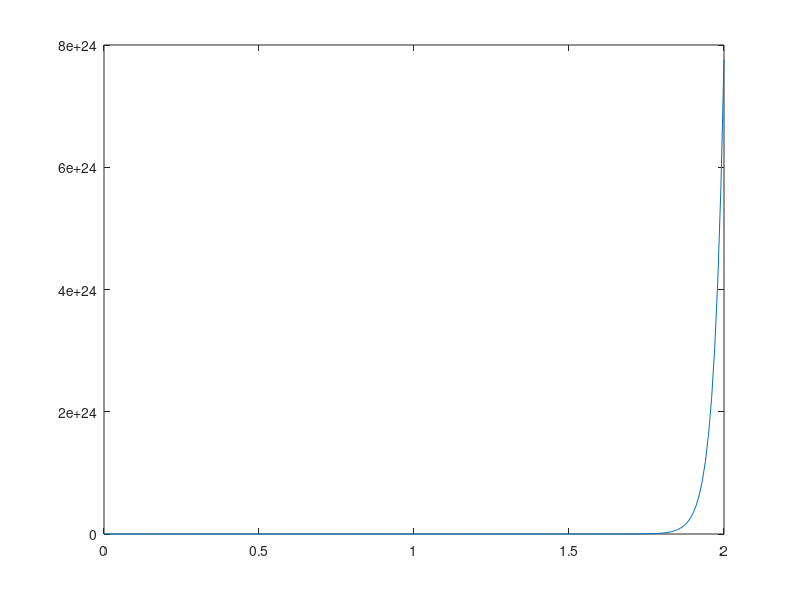

The MATLAB script that drew this image: (Note: this script raises an error after producing the figure.)
% SS system transformation Observabikity ananlysis full state feedback and observer design , MATLAB commands
% Magnetically suspended ball
% m=0.05
% k=0.0001
% L=0.01
% R=1
% g=9.8
% h=0.01
% I=7

A=[0 1 0;980 0 -2.8;0 0 -100];

B=[0;0;100];

C=[1 0 0];

D=0;

poles=eig(A)

fprintf("the value of poles is %d",poles)

% if one of the poles has real part then it is open loop sys
t=0:0.01:2;

%this u is for step input
% u=0.001*ones(size(t));
%this u is for no input
u=zeros(size(t));
x0=[0.01 0 0];
sys=ss(A,B,C,D);
 [y,t,x]=lsim(sys,u,t,x0);
% lsim is used to get response 
plot(t,y)
% controllabity and observability
Pc=ctrb(A,B);
Po=obsv(A,C);
rankpc=det(Pc);
rankpo=det(Po);

% L=>observer gain
% K=>controller gain

op1=-100;
op2=-10i;
op3=-102;
% sys=ss(A,B,C,D);
L=place(A',C',[op1 op2 op3])';
p1=-20+20i;
p2=-20-20i;
p3=-100;
K=place(A,B,[p1 p2 p3]);
Nbar=rscale(sys,K)
t=0:0.001:2
x0=[1; 0; 2.5]
At= [(A-B*K)        (B*K)
    zeros(size(A))   A-L*C]

Bt=[B*Nbar
    zeros(size(B))]
Ct=[C  zeros(size(C))]
sys=ss(At,Bt,Ct,0)
% [y,t,x0]=lsim(sys,zeros(size(t)),t,[x0 x0]);
% 
%  title("Linear simulation results with observer")
%  xlabel("time")
%  ylabel("ball position")
%  axis([0 2 -4E-6 0])

 t=0:1E-6:0.1;
x0=[0.01 0.5 -5];
[y,t,x]=lsim(sys,zeros(size(t)),t,[x0 x0])
n=3;
e=x(:,n+1:end);
x=x(:,1:n);
x_est=x-e

h=x(:,1); h_dot=x(:,2);i=x(:,3);
h_est=x_est(:,1); h_dot_est=x_est(:,2);i_est=x_est(:,3);
plot(t,h,'-r',t,h_est,':r',t,h_dot,'-b',t,h_dot_est,':b',t,i,'-g',t,i_est,':g')
legend('h','h_[est]','hdot','hdot_[est]','i','i_[est]')
xlabel=("time (sec")
% Given system matrices
A = [0 1 0; 980 0 -2.8; 0 0 -100];
B = [0; 0; 100];
C = [1 0 0];
D = 0;

% Convert to transfer function (TF) form
[numerator, denominator] = ss2tf(A, B, C, D);

% Display the numerator and denominator of the TF
fprintf('Numerator Coefficients (B): ');
disp(numerator);
fprintf('Denominator Coefficients (A): ');
disp(denominator);

% Observer Canonical Form Transformation
syms s;  % Define the Laplace variable s
[A_obs, B_obs, C_obs, D_obs] = tf2ss(numerator, denominator);

% Display the transformed matrices for observer canonical form
fprintf('Observer Canonical Form Matrices:\n');
fprintf('A_obs:\n');
disp(A_obs);
fprintf('B_obs:\n');
disp(C_obs);
fprintf('C_obs:\n');
disp(B_obs);
fprintf('D_obs:\n');
disp(D_obs);

% A_obs = [0 1 0; 0 0 1; -102 -10 -100];
% B_obs = [0; 0; 1];
% C_obs = [1 0 0];
% D_obs = 0;


% Observer Canonical Form Transformation
observer_poles = [-100, -10i, -60];
B_obs=C'
C_obs=B'
L_obs = place(A_obs', B_obs,C_obs)';
control_poles = [-100;31.3;-31.3];
K = place(A_obs, B_obs, [control_poles(1),control_poles(2),control_poles(3)]);
Nbar = -285;

D_cl = 0;

A_cl = [(A_obs - B_obs* K), (B_obs * K);
        zeros(size(A_obs)), (A_obs - L_obs * C_obs)];

B_cl = [B_obs * Nbar;
        zeros(size(B_obs))];

C_cl = [C_obs, zeros(size(C_obs))];

sys_cl = ss(A_cl, B_cl, C_cl, D_cl);

t = 0:0.01:5; 
x0 = [0.01; 0; 0]; % Initial state vector

[y, t, x] = lsim(sys_cl, u, t, x0);

% Plot the response
subplot(3, 1, 1);
plot(t, y(:, 1));
title('Output h');
xlabel('Time (sec)');
ylabel('h');

subplot(3, 1, 2);
plot(t, y(:, 2));
title('Output h_dot');
xlabel('Time (sec)');
ylabel('h_dot');

subplot(3, 1, 3);
plot(t, y(:, 3));
title('Output i');
xlabel('Time (sec)');
ylabel('i');
